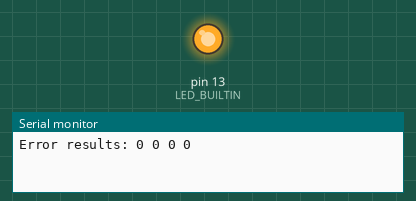
This sketch was run on a simulated Arduino Uno, built with avr-gcc and run on an emulated ATmega328P. On the bench: output pins drawn as LEDs (lit = HIGH), the last lines printed to the serial monitor.

Above: at 0.1 s.
At 38.1 s:
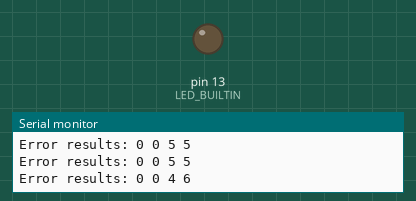
Timing chart, 0 to 40.0 s (numbered marks = the images above):
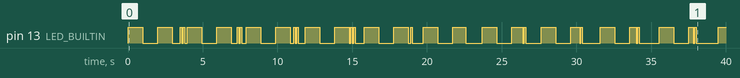

Measured:
- by itself, pin 13 (LED_BUILTIN): LOW → HIGH at 0.01 s, → LOW 0.98 s later, → HIGH 0.99 s later, → LOW 0.99 s later, … (67 changes in this stretch)

The sketch:

Working.ino
```cpp
// ========== TASK LIST ========== //
//#define DEBUG

typedef int(*Function_t)();
typedef long time_t; // time type should really be unsigned, but then you get lots of problems....

const size_t NUM_T = 10;
struct {
  Function_t callback[NUM_T];
  char name[NUM_T][12] = {""};
  byte end_of_task_list = 0;
  time_t last_run[NUM_T] = {0};
  time_t next_run[NUM_T] = {0};
} task_list;

void add_task (Function_t function, const char* const task_name) {
  task_list.callback[task_list.end_of_task_list] = function;
  strncpy(task_list.name[task_list.end_of_task_list], task_name, 12);
  task_list.name[task_list.end_of_task_list][11] = '\0';
  task_list.end_of_task_list++;
}

size_t get_next_task() {
  size_t next_task = -1;
  time_t next_time = 0x7FFFFFFF;

  for (int i = 0; i < task_list.end_of_task_list; ++i) {
    if (task_list.next_run[i] < next_time) {
      next_time = task_list.next_run[i];
      next_task = i;
    }
  }

  if (next_task == -1) {
#if defined(DEBUG)
    Serial.println(F("ERROR: Could not find a task to run!!!!"));
#endif
    delay(100000);
  }
  return next_task;
}


// ========== TASKS ==========//
int flash_led_task () {
  static bool is_on = false;

  if (is_on) {
    is_on = false;
    digitalWrite(LED_BUILTIN, LOW);
  } else {
    is_on = true;
    digitalWrite(LED_BUILTIN, HIGH);
  }

  //return 123;
  return 987;
  //return 14805; // Used to be an issue, would lose 15.500 milliseconds
}

int double_flash_led_task() {
  enum State_t : byte {
    OFF,
    ON_1,
    OFF_1,
    ON_2
  };
  static State_t state = OFF;

  switch (state) {
    case OFF:
      state = ON_1;
      digitalWrite(LED_BUILTIN, LOW);
      return 3500;
    case ON_1:
      state = OFF_1;
      digitalWrite(LED_BUILTIN, HIGH);
      return 100;
    case OFF_1:
      state = ON_2;
      digitalWrite(LED_BUILTIN, LOW);
      return 100;
    case ON_2:
      state = OFF;
      digitalWrite(LED_BUILTIN, HIGH);
      return 100;
  }
  return 0; // Should never reach
}

int error_list[4] = {0};
int error_index = 0;

void add_error(long error_time) {
  if (error_index++ % 10 == 0) {
    String es = "Error results: ";
    for (int i = 0; i < 4; ++i) {
      es += error_list[i];
      es += " ";
      error_list[i] = 0;
    }
    Serial.println(es);
  }
  switch (error_time) {
    case 0:
      error_list[0]++;
      break;
    case 4:
      error_list[1]++;
      break;
    case -4:
      error_list[2]++;
      break;
    default:
      error_list[3]++;
      break;
  }
}


// ========== MAIN ========== //
void setup() {
  Serial.begin(9600);
#if defined(DEBUG)
  Serial.println("Hello world");
#endif

  pinMode(LED_BUILTIN, OUTPUT);

  // Add all the tasks (in order of priority)
  add_task(&double_flash_led_task, "Double");
  add_task(&flash_led_task, "Single");
}

void loop() {

  // === Get the next task's information ===
  size_t next_task = get_next_task();
  String output = "Next_task: ";
  output += task_list.name[next_task];
#if defined(DEBUG)
  Serial.println(output);
#endif
  time_t next_time = task_list.next_run[next_task];
  output = "Next_time: ";
  output += next_time;
#if defined(DEBUG)
  Serial.println(output);
#endif

  // === Block until the right time ===
  // Delay until t - (2 .. 0.9 milliseconds)
  long next_time_last_digit = next_time %10;
  while (next_time-2 > long(millis())) {}
  while (next_time_last_digit != ((micros() + 100) / 1000) % 10) {
    // Delay till the top of the millisecond
    time_t delay_micro = 1000 - (micros() % 1000) - 124;
    delay_micro = max(delay_micro, 0);
    delayMicroseconds(delay_micro);
  }
  time_t begin_time = micros();
  time_t error = begin_time - (next_time*1000);
  add_error(error);

  // === Run the user code ===
  task_list.last_run[next_task] = task_list.next_run[next_task];
  time_t delta_time = task_list.callback[next_task]();
  task_list.next_run[next_task] += delta_time;
  time_t end_time = micros();

  // === Print debug timing ===
#if defined(DEBUG)
  Serial.println(error);
  Serial.println(begin_time);
  Serial.println(end_time);
#endif

}
```
